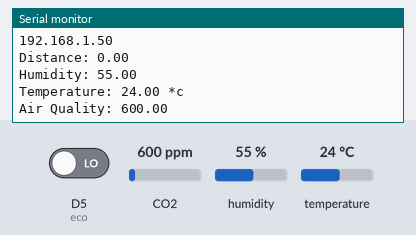
Recording of a sketch running on a simulated ESP8266 (NodeMCU). On the bench: the last lines printed to the serial monitor. Inputs (shaded band) come from the test bench; at power-on: CO2 600 ppm, humidity 55 %, temperature 24 °C, D5 (eco) LOW. WiFi joins after 1.5 s; servers stay silent unless stated.

Above: at 2.7 s.
2.8 s: CO2 set to 452 ppm
At 2.8 s:
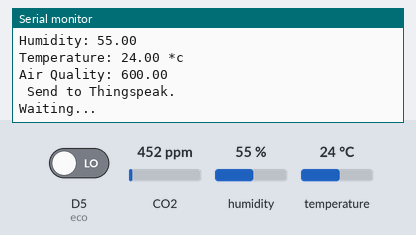
5.2 s: humidity set to 22 %
7.6 s: temperature set to 12 °C
At 9.8 s:
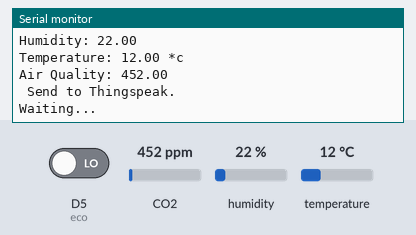
10.0 s: CO2 set to 1050 ppm
12.4 s: humidity set to 40 %
At 15.6 s:
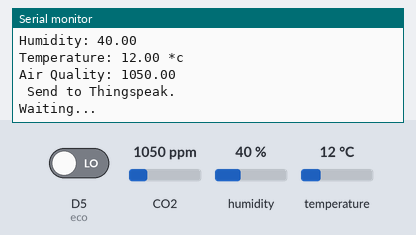

The sketch:

ESP_DHT_Distance_GAS_Cloud.ino
```cpp
#include "ESP8266WiFi.h"
# include <DHT.h>
#include<MQ135.h>

#define DHTPIN D6
#define DHTTYPE DHT11

DHT dht(DHTPIN,DHTTYPE);
MQ135 gasSensor = MQ135(A0);

String apiKey = "VHBY3WBJ0K5YTB2R"; // Enter your Write API key from ThingSpeak
const char* server = "api.thingspeak.com";
// WiFi parameters to be configured
const char* ssid = "vivo T1 5G"; // Write here your router's username
const char* password = "anand921"; // Write here your router's password

int eco=D5;
int trig=D2;

WiFiClient client;
void setup()
{
  Serial.begin(115200);
  pinMode(eco, INPUT);
  pinMode(trig, OUTPUT);
  dht.begin();

  WiFi.begin(ssid, password);
  while (WiFi.status() != WL_CONNECTED)
  {
    delay(500);
    Serial.print(".");
  }
  Serial.println("WiFi connected");
  Serial.println(WiFi.localIP()); // Print the IP address
}

void loop()
{
  //ULTRASONIC
  digitalWrite(trig,LOW);
  delay(2);
  digitalWrite(trig,HIGH);
  delay(10);
  digitalWrite(trig,LOW);
  int Time;
  Time=pulseIn(eco,HIGH);
  float Dis=(Time*0.0343)/2;
  Serial.print("Distance: ");
  Serial.println(Dis);

  //DHT
  float humi=dht.readHumidity();
  float temp=dht.readTemperature();
  Serial.print("Humidity: ");
  Serial.println(humi);
  Serial.print("Temperature: ");
  Serial.print(temp);
  Serial.println(" *c");

  //GAS snsor
  float air_quality = gasSensor.getPPM();
  Serial.print("Air Quality: ");
  Serial.println(air_quality);

  //conditions
  //condition for DHT
  if(isnan(humi) || isnan(temp))
  {
    Serial.println("Failed to read from DHT Sensor!");
    return;
  }
  //condition to upload
  if (client.connect(server,80))
  {
    String postStr = apiKey;
    postStr +="&field1=";
    postStr += String(temp);
    postStr +="&field2=";
    postStr += String(humi);
    postStr +="&field3=";
    postStr += String(Dis);
    postStr +="&field4=";
    postStr += String(air_quality);
    postStr += "\r\n\r\n";
    client.print("POST /update HTTP/1.1\n");
    client.print("Host: api.thingspeak.com\n");
    client.print("Connection: close\n");
    client.print("X-THINGSPEAKAPIKEY: "+apiKey+"\n");
    client.print("Content-Type: application/x-www-form-urlencoded\n");
    client.print("Content-Length: ");
    client.print(postStr.length());
    client.print("\n\n");
    client.print(postStr);
    Serial.println(" Send to Thingspeak.");
  }
  client.stop();
  Serial.println("Waiting...");
  delay(5000);
}
```

Measured:
- after the input at 7.6 s, the serial monitor: prints a new line after 1.2 s (image 2)
- after the input at 12.4 s, the serial monitor: prints a new line after 2.6 s (image 3)
